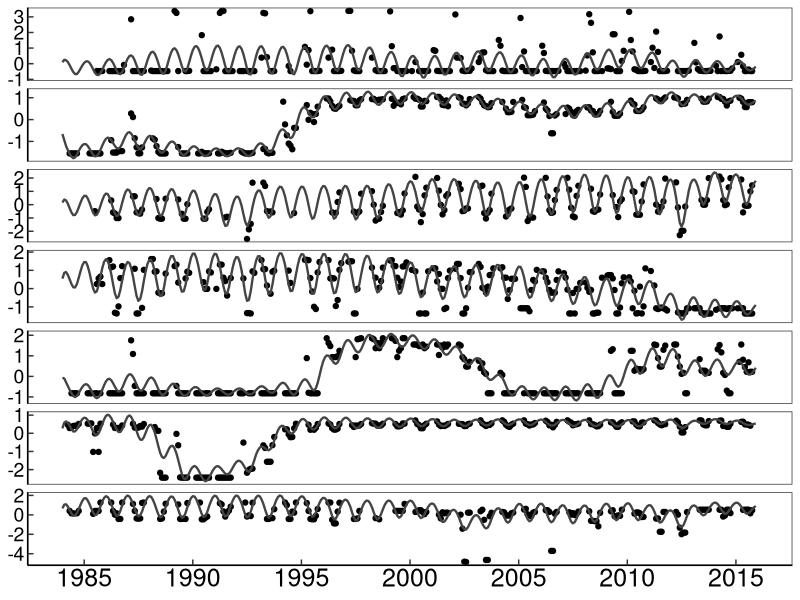
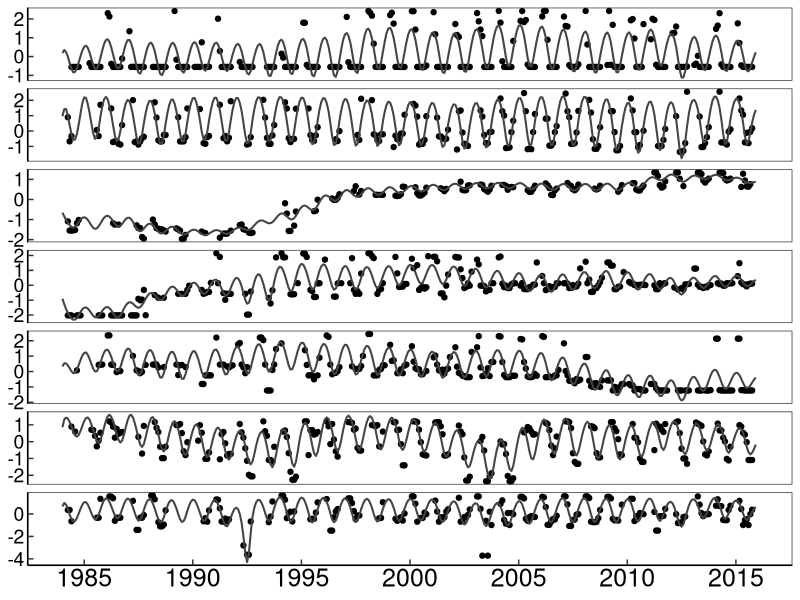
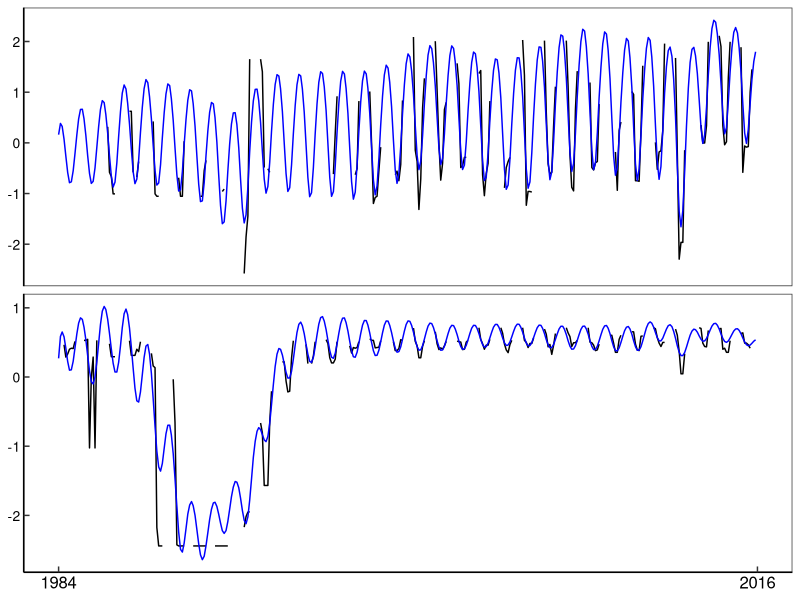
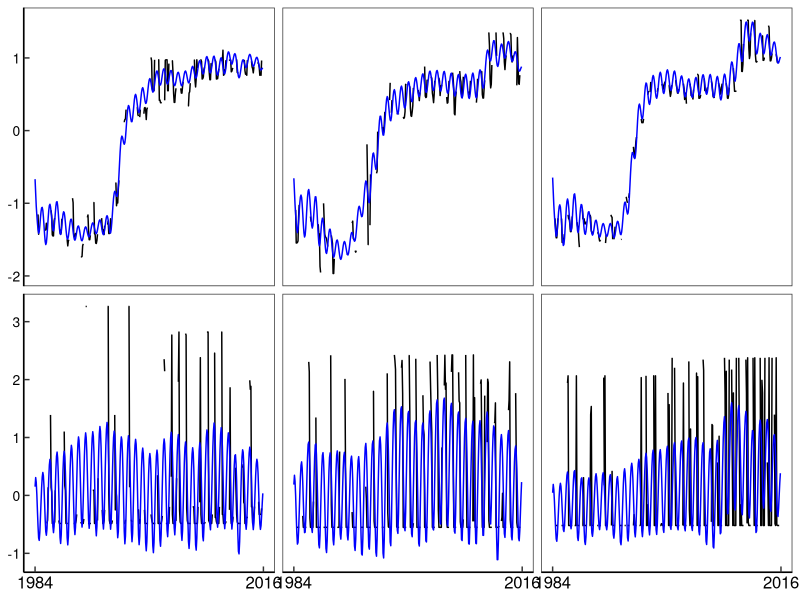
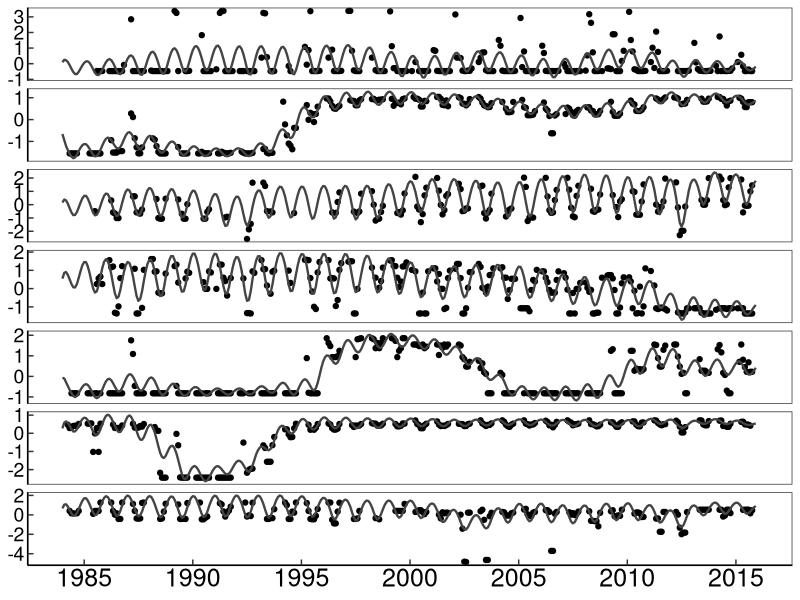
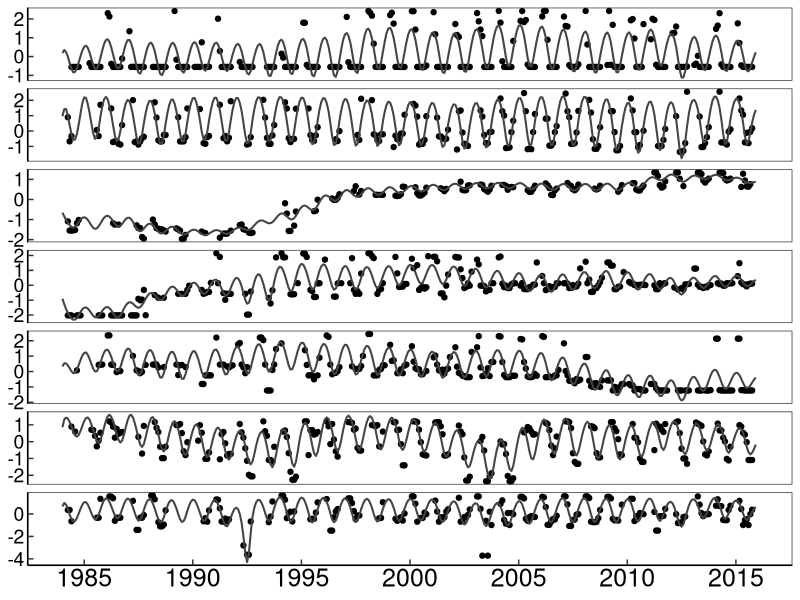
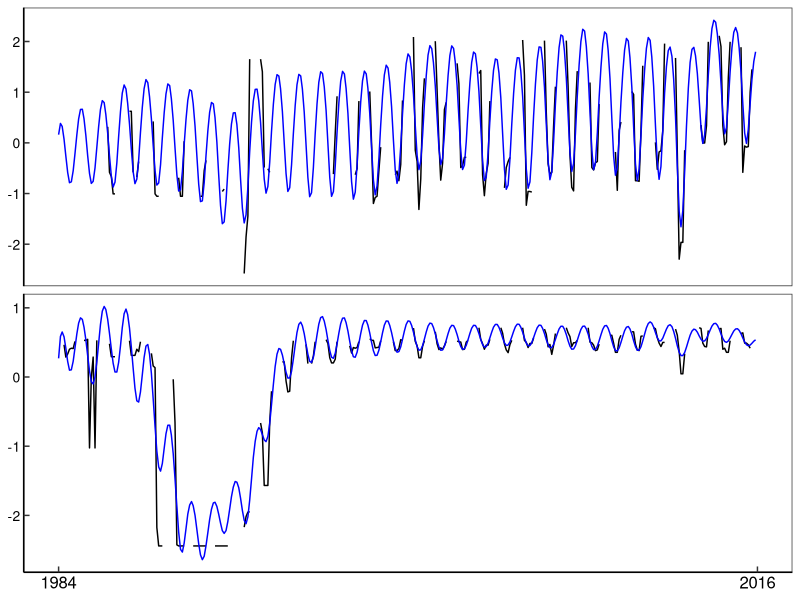
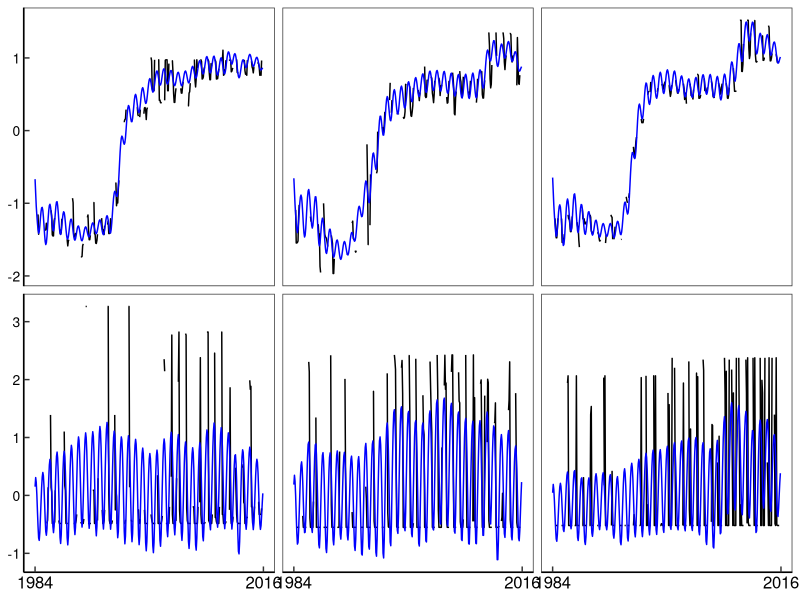

Recreate these plots in R, in order.
library(data.table)
library(ggplot2)
library(here)

kgml = fread("KGML_Clusters_final.csv")
ml = fread("ML_Clusters_final.csv")



ggplot(data = kgml[group %in% c(1,2,3,4,5,6,7)]) +
  geom_point(aes(x = date, y = observed), color = "black", size = 1.5) +
  geom_line(aes(x = date, y = reconstructed), color = "#444444", size = 0.8) +
  facet_grid(rows = vars(group), scales = 'free') +
  scale_x_date(limits = as.Date(c("1984-01-01","2016-01-01")), 
               breaks = as.Date(c("1985-01-01","1990-01-01", "1995-01-01", "2000-01-01","2005-01-01", "2010-01-01", "2015-01-01")), date_labels = '%Y') +
  theme_bw() +
    #xlab("") + ylab("") +
  theme(#plot.title = element_text(size = 26, color = "black"),
        #plot.margin = margin(1,1,1,1, "cm"),
        #panel.border = element_blank(),
        strip.background = element_blank(),
        strip.text = element_blank(),
        panel.grid.major = element_blank(), panel.grid.minor = element_blank(),
        axis.line = element_line(colour = "black"),
        axis.ticks.length=unit(-0.15, "cm"),
        axis.text.x = element_text(size = 18, color = "black"),
        axis.text.y = element_text(size = 14, color = "black"),
        axis.title = element_blank())
ggsave("kgml_panel.png", width = 7.5, height = 11)

ggplot(data = ml[lake == 2]) +
  geom_point(aes(x = date, y = observed), color = "black", size = 1.5) +
  geom_line(aes(x = date, y = reconstructed), color = "#444444", size = 0.7) +
  facet_grid(rows = vars(cluster_new), scales = 'free') +
  scale_x_date(limits = as.Date(c("1984-01-01","2016-01-01")), 
               breaks = as.Date(c("1985-01-01","1990-01-01", "1995-01-01", "2000-01-01","2005-01-01", "2010-01-01", "2015-01-01")), date_labels = '%Y') +
  theme_bw() +
  #xlab("") + ylab("") +
  theme(#plot.title = element_text(size = 26, color = "black"),
    #plot.margin = margin(1,1,1,1, "cm"),
    #panel.border = element_blank(),
    strip.background = element_blank(),
    strip.text = element_blank(),
    panel.grid.major = element_blank(), panel.grid.minor = element_blank(),
    axis.line = element_line(colour = "black"),
    axis.ticks.length=unit(-0.15, "cm"),
    axis.text.x = element_text(size = 18, color = "black"),
    axis.text.y = element_text(size = 14, color = "black"),
    axis.title = element_blank())
ggsave("ml_panel.png", width = 7.5, height = 11)






ggplot(data = kgml[group %in% c(3,6)]) +
  geom_line(aes(x = date, y = observed), color = "black") +
  geom_line(aes(x = date, y = reconstructed), color = "blue") +
  facet_grid(rows = vars(group), scales = 'free') +
  scale_x_date(limits = as.Date(c("1984-01-01","2016-01-01")), breaks = as.Date(c("1984-01-01", "2016-01-01")), date_labels = '%Y') +
  theme_bw() +
  #xlab("") + ylab("") +
  theme(#plot.title = element_text(size = 26, color = "black"),
    #plot.margin = margin(1,1,1,1, "cm"),
    #panel.border = element_blank(),
    strip.background = element_blank(),
    strip.text = element_blank(),
    panel.grid.major = element_blank(), panel.grid.minor = element_blank(),
    axis.line = element_line(colour = "black"),
    axis.ticks.length=unit(-0.15, "cm"),
    axis.text.x = element_text(size = 12, color = "black"),
    axis.text.y = element_text(size = 10, color = "black"),
    axis.title = element_blank())
ggsave("kgml_nomatch.png", width = 3.5, height = 2)

ggplot(data = ml[cluster %in% c(3,6)]) +
  geom_line(aes(x = date, y = observed), color = "black") +
  geom_line(aes(x = date, y = reconstructed), color = "blue") +
  facet_grid(rows = vars(cluster), cols = vars(lake), scales = 'free') +
  scale_x_date(limits = as.Date(c("1984-01-01","2016-01-01")), breaks = as.Date(c("1984-01-01", "2016-01-01")), date_labels = '%Y') +
  theme_bw() +
  #xlab("") + ylab("") +
  theme(#plot.title = element_text(size = 26, color = "black"),
    #plot.margin = margin(1,1,1,1, "cm"),
    #panel.border = element_blank(),
    strip.background = element_blank(),
    strip.text = element_blank(),
    panel.grid.major = element_blank(), panel.grid.minor = element_blank(),
    axis.line = element_line(colour = "black"),
    axis.ticks.length=unit(-0.15, "cm"),
    axis.text.x = element_text(size = 12, color = "black"),
    axis.text.y = element_text(size = 10, color = "black"),
    axis.title = element_blank())
ggsave("ml_nomatch.png", width = 3.5, height = 2)
